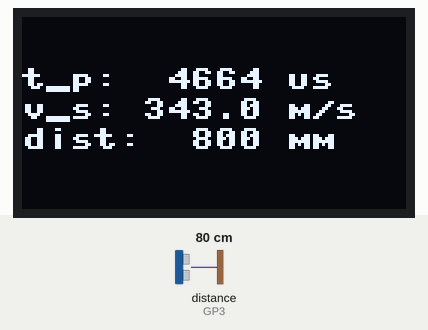
Recording of a program running on a simulated Raspberry Pi Pico running MicroPython. On the bench: 128×64 one-colour display. Inputs (shaded band) come from the test bench; at power-on: distance to the obstacle (sensor on GP3) 80 cm. The echo pulse lasts 58.3 µs per cm; library files of the repository ran but are not shown: hcsr04.py.

Above: at 1.2 s.
1.3 s: distance to the obstacle (sensor on GP3) set to 2 cm
At 2.1 s:
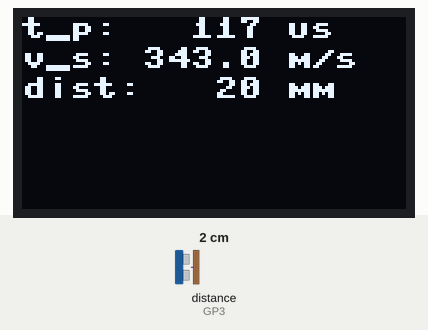
2.9 s: distance to the obstacle (sensor on GP3) set to 4 cm
At 3.7 s:
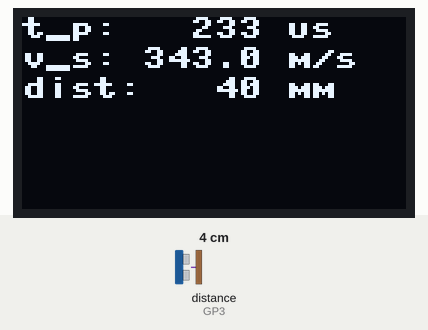
4.5 s: distance to the obstacle (sensor on GP3) set to 9 cm
At 5.3 s:
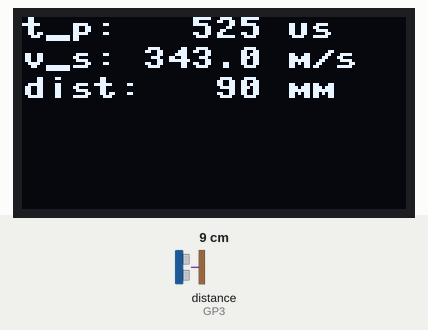
Timing chart, 0 to 7.5 s (numbered marks = the images above; inputs shaded):
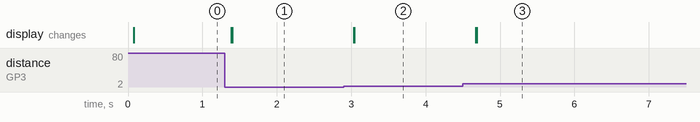

Measured:
- after the input at 1.3 s, the display: first changes after 0.09 s (image 1 shows a later state)
- after the input at 2.9 s, the display: first changes after 0.13 s (image 2 shows a later state)
- after the input at 4.5 s, the display: first changes after 0.18 s (image 3 shows a later state)

The program:

main.py
```python
from machine import Pin
from hcsr04 import HCSR04
from oled_1inch3_spi import OLED_1inch3
import time


sensor = HCSR04(trigger_pin=2, echo_pin=3, echo_timeout_us=28000)
OLED = OLED_1inch3()
keyA = Pin(15, Pin.IN, Pin.PULL_UP)
keyB = Pin(17, Pin.IN, Pin.PULL_UP)

speed_of_sound = 343  # m/s

while True:
    pulse_time_us = sensor.send_pulse_and_wait()
    speed_of_sound_mm_us = speed_of_sound * 1e-3
    distance = pulse_time_us * speed_of_sound_mm_us / 2

    if keyA.value() == 0 and keyB.value() == 0:
        speed_of_sound = 343
    elif keyA.value() == 0:
        speed_of_sound += 0.1
    elif keyB.value() == 0:
        speed_of_sound -= 0.1

    OLED.fill(0x0000)
    OLED.text(f"t_p: {pulse_time_us:5.0f} us", 0, 0, OLED.white)
    OLED.text(f"v_s: {speed_of_sound:4.1f} m/s", 0, 10, OLED.white)
    OLED.text(f"dist: {distance:4.0f} mm", 0, 20, OLED.white)
    OLED.show()
    time.sleep(0.2)
```

oled_1inch3_spi.py
```python
# code based on examples provided by Waveshare for the Pico-OLED-1.3
from machine import Pin, SPI
import framebuf
import time

DC = 8
RST = 12
MOSI = 11
SCK = 10
CS = 9


class OLED_1inch3(framebuf.FrameBuffer):
    def __init__(self):
        self.width = 128
        self.height = 64

        self.cs = Pin(CS, Pin.OUT)
        self.rst = Pin(RST, Pin.OUT)

        self.cs(1)
        self.spi = SPI(1)
        self.spi = SPI(1, 2000_000)
        self.spi = SPI(
            1,
            20000_000,
            polarity=0,
            phase=0,
            sck=Pin(SCK),
            mosi=Pin(MOSI),
            miso=None,
        )
        self.dc = Pin(DC, Pin.OUT)
        self.dc(1)
        self.buffer = bytearray(self.height * self.width // 8)
        super().__init__(
            self.buffer, self.width, self.height, framebuf.MONO_HMSB
        )
        self.init_display()

        self.white = 0xFFFF
        self.balck = 0x0000

    def write_cmd(self, cmd):
        self.cs(1)
        self.dc(0)
        self.cs(0)
        self.spi.write(bytearray([cmd]))
        self.cs(1)

    def write_data(self, buf):
        self.cs(1)
        self.dc(1)
        self.cs(0)
        self.spi.write(bytearray([buf]))
        self.cs(1)

    def init_display(self):
        """Initialize dispaly"""
        self.rst(1)
        time.sleep(0.001)
        self.rst(0)
        time.sleep(0.01)
        self.rst(1)

        self.write_cmd(0xAE)  # turn off OLED display

        self.write_cmd(0x00)  # set lower column address
        self.write_cmd(0x10)  # set higher column address

        self.write_cmd(0xB0)  # set page address

        self.write_cmd(0xDC)  # et display start line
        self.write_cmd(0x00)
        self.write_cmd(0x81)  # contract control
        self.write_cmd(0x6F)  # 128
        self.write_cmd(0x21)  # Set Memory addressing mode (0x20/0x21) #

        self.write_cmd(0xA0)  # set segment remap
        self.write_cmd(0xC0)  # Com scan direction
        self.write_cmd(0xA4)  # Disable Entire Display On (0xA4/0xA5)

        self.write_cmd(0xA6)  # normal / reverse
        self.write_cmd(0xA8)  # multiplex ratio
        self.write_cmd(0x3F)  # duty = 1/64

        self.write_cmd(0xD3)  # set display offset
        self.write_cmd(0x60)

        self.write_cmd(0xD5)  # set osc division
        self.write_cmd(0x41)

        self.write_cmd(0xD9)  # set pre-charge period
        self.write_cmd(0x22)

        self.write_cmd(0xDB)  # set vcomh
        self.write_cmd(0x35)

        self.write_cmd(0xAD)  # set charge pump enable
        self.write_cmd(0x8A)  # Set DC-DC enable (a=0:disable; a=1:enable)
        self.write_cmd(0xAF)

    def show(self):
        self.write_cmd(0xB0)
        for page in range(0, 64):
            self.column = 63 - page
            self.write_cmd(0x00 + (self.column & 0x0F))
            self.write_cmd(0x10 + (self.column >> 4))
            for num in range(0, 16):
                self.write_data(self.buffer[page * 16 + num])
```
